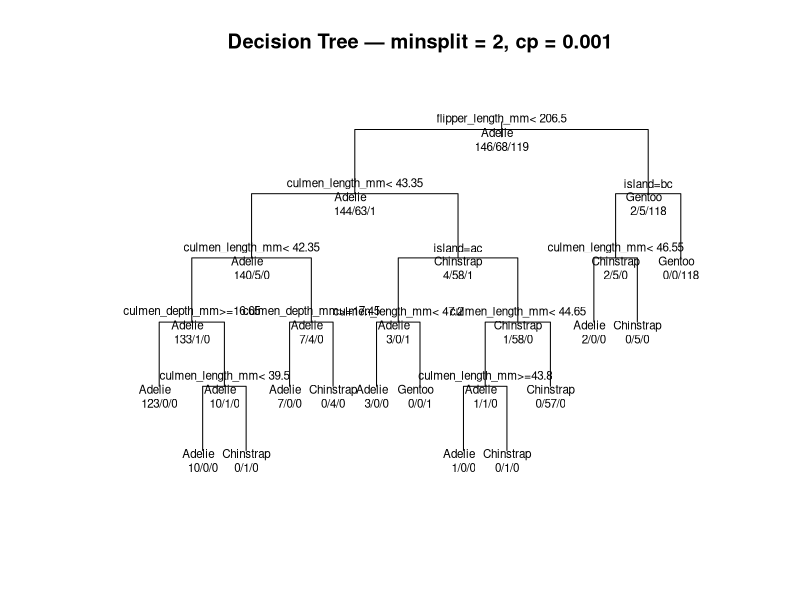
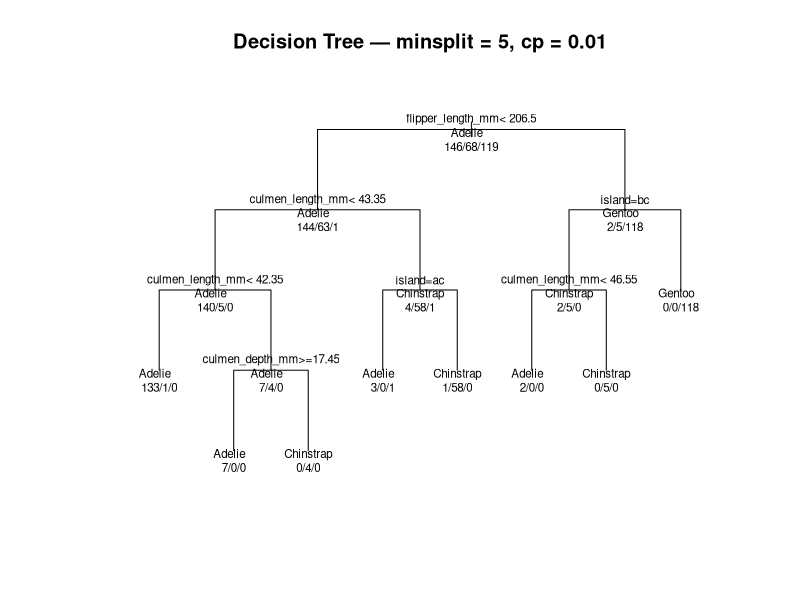

Here is the R script that generated these plots, in order:
# =============================================================================
# Penguin Species Classification: Decision Trees with rpart
# =============================================================================
#
# Dataset: Palmer Penguins (palmerpenguins package)
#   333 complete records across 3 species: Adelie, Chinstrap, Gentoo
#   Features: island, culmen_length_mm, culmen_depth_mm,
#             flipper_length_mm, body_mass_g
#
# Compares two rpart decision tree models with different complexity parameters:
#   model   — minsplit = 2,  cp = 0.001  (deep, less pruned)
#   model_2 — minsplit = 5,  cp = 0.01   (shallower, more pruned)
#
# Higher cp and larger minsplit produce a simpler tree that is less likely
# to overfit but may miss finer decision boundaries.
# =============================================================================


# =============================================================================
# 1. SETUP
# =============================================================================

library(tidyverse)
library(rpart)

if (!requireNamespace("palmerpenguins", quietly = TRUE))
  install.packages("palmerpenguins", repos = "http://cran.us.r-project.org")
library(palmerpenguins)

data(penguins)

# Rename bill_* to culmen_* to match original CSV column naming convention
# and drop rows with missing values
penguins <- penguins %>%
  rename(
    culmen_length_mm = bill_length_mm,
    culmen_depth_mm  = bill_depth_mm
  ) %>%
  drop_na()

glimpse(penguins)

# Create figures directory if it doesn't exist
if (!dir.exists("figures")) dir.create("figures")


# =============================================================================
# 2. MODEL 1 — Deep Tree (minsplit = 2, cp = 0.001)
#
# Low cp and minsplit allow the tree to grow deep, splitting on small gains.
# More complex but may overfit to training data.
# =============================================================================

model <- rpart(
  species ~ island + culmen_length_mm + culmen_depth_mm +
            flipper_length_mm + body_mass_g,
  data    = penguins,
  control = rpart.control(minsplit = 2, cp = 0.001)
)

# Plot Model 1
png("figures/tree_model1.png", width = 1000, height = 700)
plot(model, uniform = TRUE,
     main   = "Decision Tree — minsplit = 2, cp = 0.001",
     margin = 0.1)
text(model, use.n = TRUE, all = TRUE, cex = 0.7)
dev.off()


# =============================================================================
# 3. PREDICT WITH MODEL 1
#
# Example penguin: island = Biscoe, flipper = 180mm, culmen length = 43mm,
#                  culmen depth = 18mm, body mass = 4000g
# Predicted species: Adelie
# =============================================================================

new_penguin <- data.frame(
  island            = "Biscoe",
  culmen_length_mm  = 43,
  culmen_depth_mm   = 18,
  flipper_length_mm = 180,
  body_mass_g       = 4000
)

cat("\n--- Model 1 prediction for example penguin ---\n")
print(predict(model, new_penguin, type = "class"))
# Expected: Adelie


# =============================================================================
# 4. MODEL 2 — Pruned Tree (minsplit = 5, cp = 0.01)
#
# Higher cp and minsplit prune the tree more aggressively.
# Simpler, more interpretable, and more likely to generalize.
# =============================================================================

model_2 <- rpart(
  species ~ island + culmen_length_mm + culmen_depth_mm +
            flipper_length_mm + body_mass_g,
  data    = penguins,
  control = rpart.control(minsplit = 5, cp = 0.01)
)

# Plot Model 2
png("figures/tree_model2.png", width = 1000, height = 700)
plot(model_2, uniform = TRUE,
     main   = "Decision Tree — minsplit = 5, cp = 0.01",
     margin = 0.1)
text(model_2, use.n = TRUE, all = TRUE, cex = 0.7)
dev.off()


# =============================================================================
# 5. SPECIFICITY FOR CHINSTRAP — MODEL 2
#
# Generate predictions from model_2 and build confusion matrix.
# Specificity = TN / (TN + FP)
# For Chinstrap: TN = non-Chinstrap correctly classified as non-Chinstrap
#                FP = non-Chinstrap incorrectly classified as Chinstrap
# =============================================================================

preds_2   <- predict(model_2, penguins, type = "class")
conf_mat_2 <- table(Predicted = preds_2, Actual = penguins$species)

cat("\n--- Model 2 Confusion Matrix ---\n")
print(conf_mat_2)

# Chinstrap is the 2nd level — extract TN and FP using -2 indexing
chinstrap_TN <- sum(conf_mat_2[-2, -2])  # non-Chinstrap correctly classified
chinstrap_FP <- sum(conf_mat_2[2, -2])   # non-Chinstrap predicted as Chinstrap

chinstrap_specificity <- chinstrap_TN / (chinstrap_TN + chinstrap_FP)
cat(sprintf("\nChinstrap Specificity (Model 2): %.4f\n", chinstrap_specificity))
# Expected: 1.0 (no non-Chinstrap penguins misclassified as Chinstrap)
